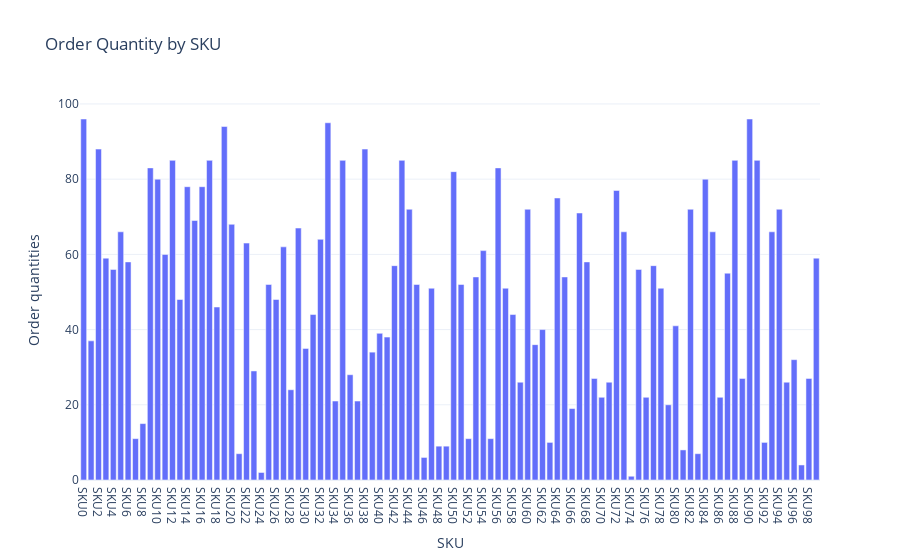

The notebook cell saved with this chart:
### Markdown cell above
## Order Quantity by SKU

### Code cell
order_quantity_chart = px.bar(data, x='SKU', 
                              y='Order quantities', 
                              title='Order Quantity by SKU')
order_quantity_chart.show()

### Figure 1 — Plotly figure (JSON) as saved in the notebook; plotly's stock layout.template omitted (floating-point values rounded to 4 significant figures)
{"data": [{"alignmentgroup": "True", "hovertemplate": "SKU=%{x}<br>Order quantities=%{y}<extra></extra>", "legendgroup": "", "marker": {"color": "#636efa", "pattern": {"shape": ""}}, "name": "", "offsetgroup": "", "orientation": "v", "showlegend": false, "textposition": "auto", "type": "bar", "x": ["SKU0", "SKU1", "SKU2", "SKU3", "SKU4", "SKU5", "SKU6", "SKU7", "SKU8", "SKU9", "SKU10", "SKU11", "SKU12", "SKU13", "SKU14", "SKU15", "SKU16", "SKU17", "SKU18", "SKU19", "SKU20", "SKU21", "SKU22", "SKU23", "SKU24", "SKU25", "SKU26", "SKU27", "SKU28", "SKU29", "SKU30", "SKU31", "SKU32", "SKU33", "SKU34", "SKU35", "SKU36", "SKU37", "SKU38", "SKU39", "SKU40", "SKU41", "SKU42", "SKU43", "SKU44", "SKU45", "SKU46", "SKU47", "SKU48", "SKU49", "SKU50", "SKU51", "SKU52", "SKU53", "SKU54", "SKU55", "SKU56", "SKU57", "SKU58", "SKU59", "SKU60", "SKU61", "SKU62", "SKU63", "SKU64", "SKU65", "SKU66", "SKU67", "SKU68", "SKU69", "SKU70", "SKU71", "SKU72", "SKU73", "SKU74", "SKU75", "SKU76", "SKU77", "SKU78", "SKU79", "SKU80", "SKU81", "SKU82", "SKU83", "SKU84", "SKU85", "SKU86", "SKU87", "SKU88", "SKU89", "SKU90", "SKU91", "SKU92", "SKU93", "SKU94", "SKU95", "SKU96", "SKU97", "SKU98", "SKU99"], "xaxis": "x", "y": [96, 37, 88, 59, 56, 66, 58, 11, 15, 83, 80, 60, 85, 48, 78, 69, 78, 85, 46, 94, 68, 7, 63, 29, 2, 52, 48, 62, 24, 67, 35, 44, 64, 95, 21, 85, 28, 21, 88, 34, 39, 38, 57, 85, 72, 52, 6, 51, 9, 9, 82, 52, 11, 54, 61, 11, 83, 51, 44, 26, 72, 36, 40, 10, 75, 54, 19, 71, 58, 27, 22, 26, 77, 66, 1, 56, 22, 57, 51, 20, 41, 8, 72, 7, 80, 66, 22, 55, 85, 27, 96, 85, 10, 66, 72, 26, 32, 4, 27, 59], "yaxis": "y"}], "layout": {"autosize": true, "barmode": "relative", "legend": {"tracegroupgap": 0}, "title": {"text": "Order Quantity by SKU"}, "xaxis": {"anchor": "y", "autorange": true, "domain": [0, 1], "range": [-0.5, 99.5], "title": {"text": "SKU"}, "type": "category"}, "yaxis": {"anchor": "x", "autorange": true, "domain": [0, 1], "range": [0, 101.1], "title": {"text": "Order quantities"}, "type": "linear"}}}
